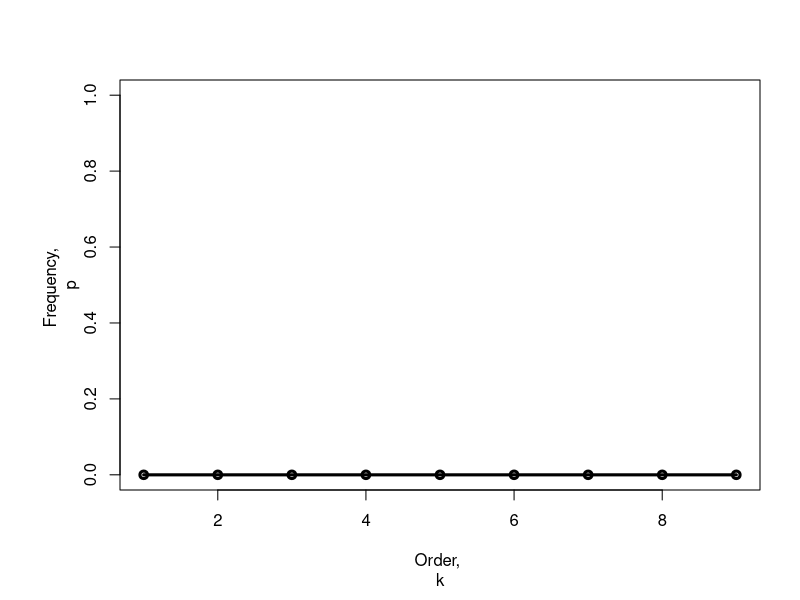
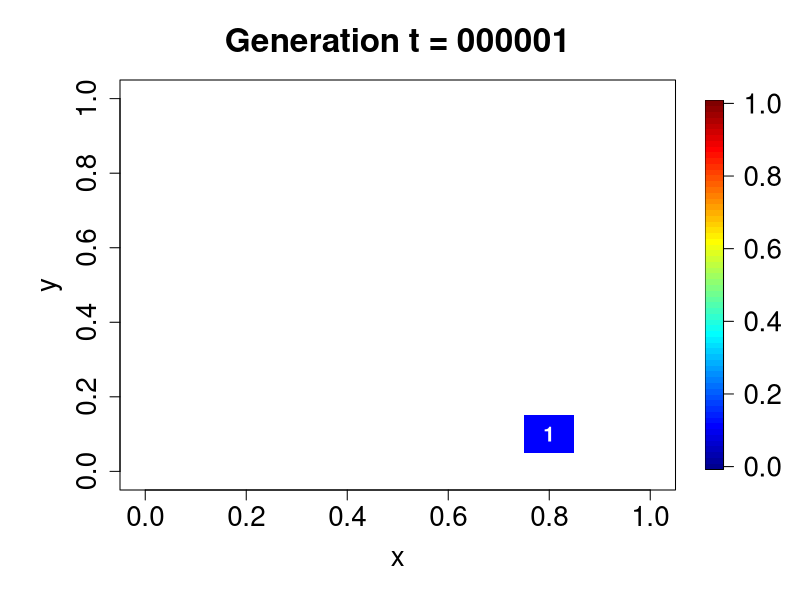
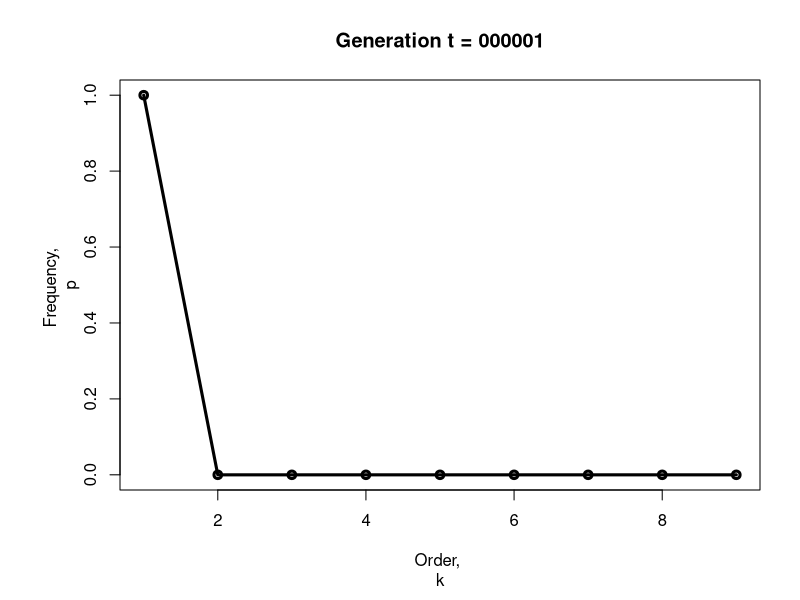
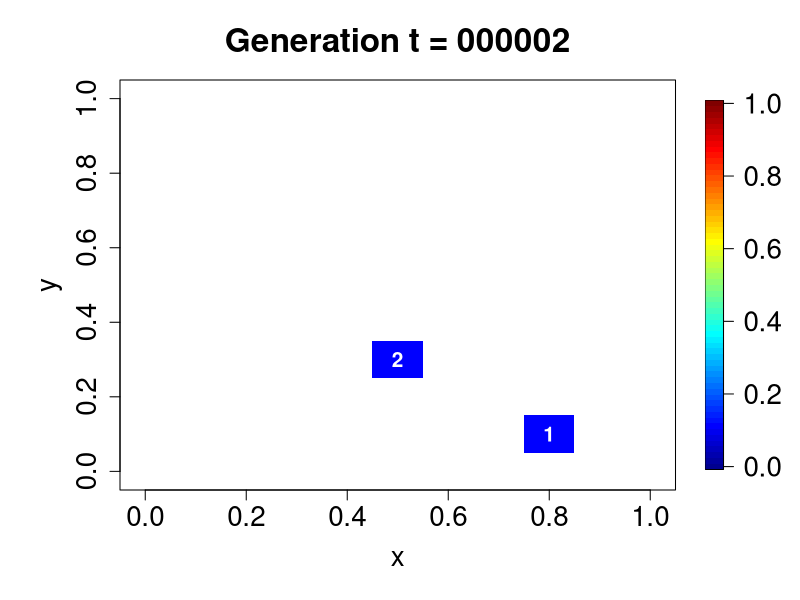
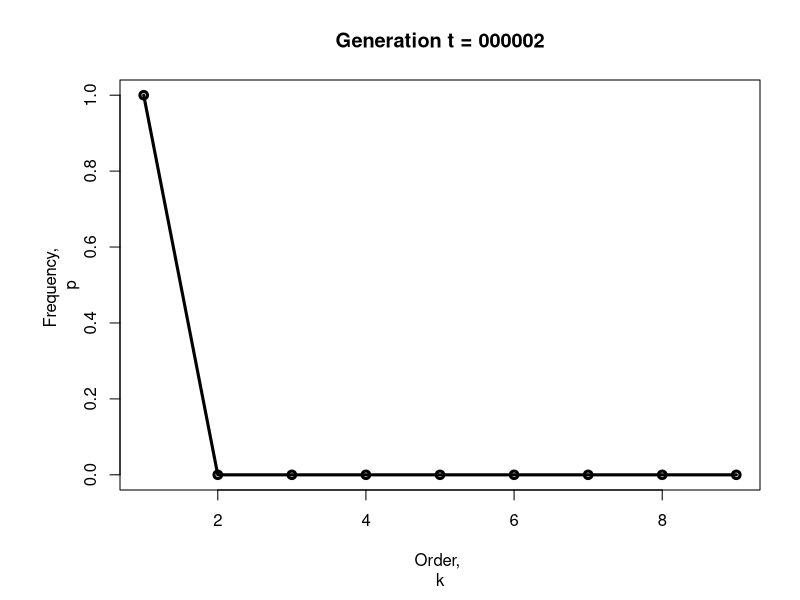
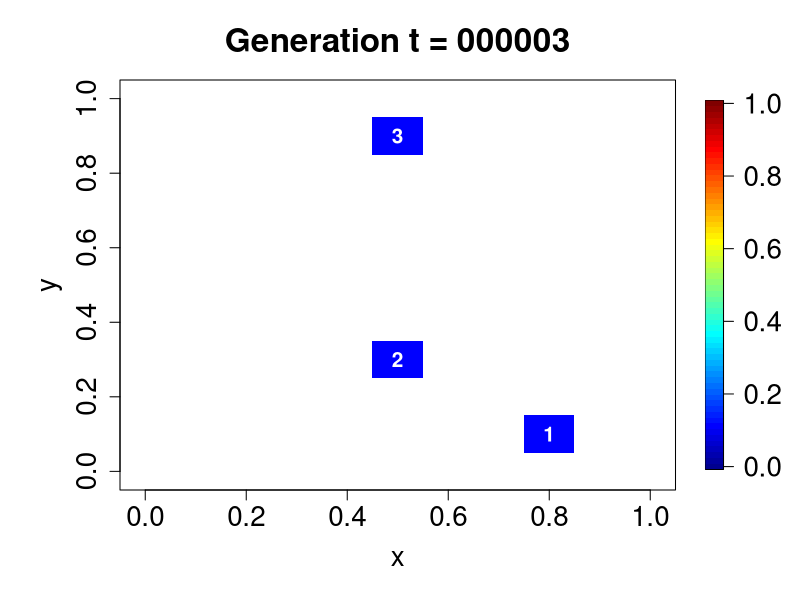
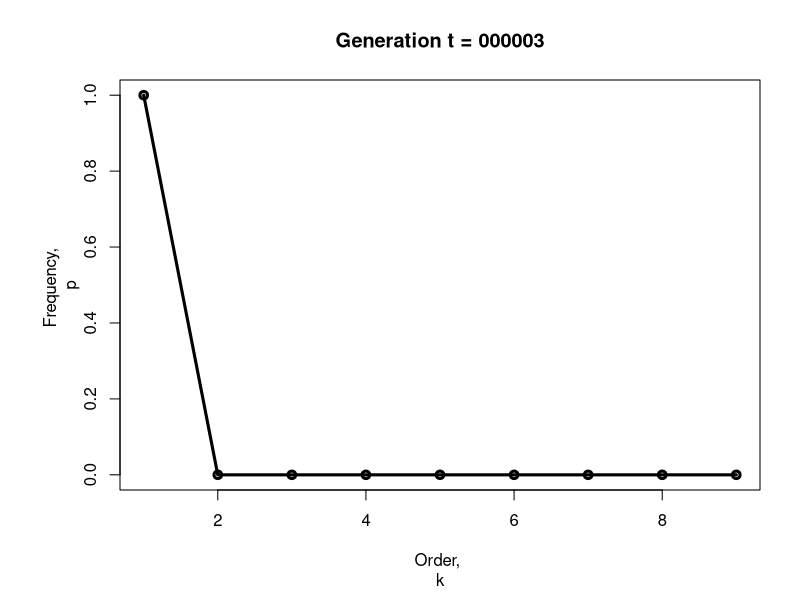
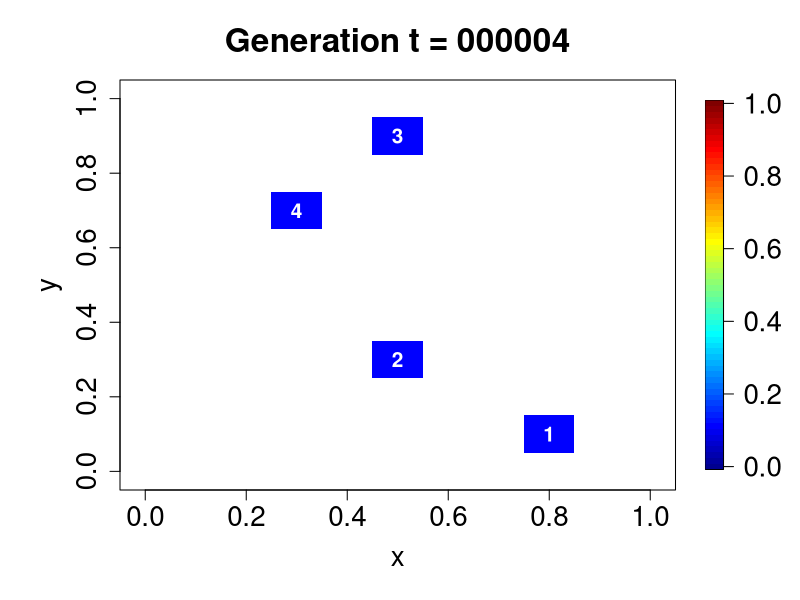

The R source for these figures, in order: (Note: this script raises an error after producing the figures.)
#==========================================================================================
# this simulation is conducted for considering an initial transition of community assembly
# from view of network science 
#==========================================================================================

###--- parameters ---###
num <- 11
sumOfPatch <- num*num 
numOfRow <- 1:num
numOfLine <- 1:num

generation <- 500

patch <- matrix(0, num, num) 
graphics_patch <- matrix(NA, num, num) 
interaction <- matrix(0, generation, generation)

orderDist <- matrix( 0, generation+1, 9 )

###--- working directory ---###
parePath = "~/originOfCommunityNetwork"

###--- initial order distribution ---###
png( paste( paste( parePath, paste("patch", formatC(0,width=6,flag="0"), sep="_"), sep="/result_orderDist/" ), "png", sep="."), 
     width=6, height=5, units = "in", res=300 
    )
par(mar=c(5.5, 6.0, 4, 2)) # margin

plot( 1:9, orderDist[1,], 
      xlim = c(1,9), ylim = c(0,1), 
      type = "o", lwd=3, 
      xlab = paste( expression( "Order, ", k ) ), ylab = paste( expression( "Frequency, ", p ) )
    )

dev.off()

###--- load library ---###
library(maps)
library(fields)

###--- simulation ---###
for( t in 1:generation){
  
  print( paste( "t =", as.character(t) ) )
  
  # immigration 
  for( i in 1:sumOfPatch ){
    
    # number chosen ramdamly from uniform distribution from 1 to num
    nRow <- as.integer( runif(1, min = 1, max = (num+1)) ) 
    nLine <- as.integer( runif(1, min = 1, max = (num+1)) ) 
      
    if( patch[nRow,nLine] <= 0 ){
      patch[nRow,nLine] <- t
      break
    }
  }
  
  # searching extinct patches  
  extinctPatch <- which(graphics_patch > 0.5, arr.ind=TRUE)
  patch[extinctPatch[,1], extinctPatch[,2]] <- 0 
  graphics_patch[extinctPatch[,1], extinctPatch[,2]] <- NA  
  
  # searching filled patches  
  filledPatch <- which(patch > 0, arr.ind=TRUE)
  #print( filledPatch )
  numOffilledPatch <- nrow(filledPatch)
  
  for( k in 1:numOffilledPatch ){
    
    sp <- patch[filledPatch[k,1], filledPatch[k,2]] 
    sumInter <- 0
    
    # creating an intraspecific interaction
    if( interaction[sp, sp] <= 0 ){
      interaction[sp, sp] <- 1
    }
    
    # creating species interactions 
    for( i in 1:3 ){
      
      rowInter <- filledPatch[k,1]-2+i
      if( rowInter > 0 &&  rowInter <= num ){
        
        for( j in 1:3 ){
          
          lineInter <- filledPatch[k,2]-2+j
          if( lineInter > 0 &&  lineInter <= num ){
            
            anotherSp <- patch[rowInter, lineInter]
            if( anotherSp > 0 ){
              interaction[sp, anotherSp] <- 0.5
              interaction[anotherSp, sp] <- 0.5
              
              sumInter <- sumInter + 1
            }
          }
        }
      }
      
      graphics_patch[filledPatch[k,1], filledPatch[k,2]] <- sumInter/9
    } 
  }
  
  ###=== graphics ===###
  png( paste( paste( parePath, paste("patch", formatC(t,width=6,flag="0"), sep="_"), sep="/result_patch/" ), "png", sep="."), 
       width=6, height=5, units = "in", res=300 
      )
  par(mar=c(5.5, 6.0, 4, 2)) # margin
  
  # originalParetto <- 
  #image.plot( graphics_patch, col= originalParetto(9) )
  
  par(ps=20)
  
  xAxis<-num-1
  yAxis<-num-1 # yMax
  colnames <- paste0("", c(seq(1, num, by=((num-1)/xAxis) )) )
  rownames <- paste0("", c(seq(1, num, by=((num-1)/yAxis) )) )
  
  #image( graphics_patch, col=rainbow(25), axes=F, 
  #       xlab="x", ylab="y", main=paste("Generation t =", formatC(t,width=6,flag="0") )
  #      ) #redblue() doesn't work on my computer.
  #axis(side=2,at=1:num,labels=rownames)
  #axis(side=1,at=1:num,labels=colnames)
  #image.plot(sample, legend.only=T)
  
  image.plot( graphics_patch, zlim=c(0,1), # xaxt="n", yaxt="n", 
              xlab="x", ylab="y", main=paste("Generation t =", formatC(t,width=6,flag="0") ) 
            )
  # filledPatch <- which(graphics_patch > 0, arr.ind=TRUE)
  par(ps=15)
  for ( i in 1:nrow(filledPatch) ) {
    text( (filledPatch[i,1]-1)/(num-1), (filledPatch[i,2]-1)/(num-1), as.character(patch[filledPatch[i,1],filledPatch[i,2]]),
          col="white", font=2
        )  # This is dummy, but required for drawing axis
  }
  #axis(side=2,at=1:num,labels=rownames)
  #axis(side=1,at=1:num,labels=colnames)
  
  dev.off()
  
  ###--- order distribution ---###
  graphics_patch2 <- graphics_patch
  graphics_patch2[which( is.na( graphics_patch2 ) )] <- 0
  for ( numOforder in 1:9 ) {
    orderDist[(t+1), numOforder] <- sum( graphics_patch2*9 == numOforder )
  }
  orderDist[(t+1),] <- orderDist[(t+1),]/sum( graphics_patch2 > 0 )
  
  png( paste( paste( parePath, paste("orderDist", formatC(t,width=6,flag="0"), sep="_"), sep="/result_orderDist/" ), "png", sep="."), 
       width=6, height=5, units = "in", res=300 
     )
  par(mar=c(5.5, 6.0, 4, 2)) # margin
  
  plot( 1:9, orderDist[(t+1),], 
        xlim = c(1,9), ylim = c(0,1), 
        type = "o", lwd=3, 
        xlab = paste( expression( "Order, ", k ) ), ylab = paste( expression( "Frequency, ", p ) ), 
        main=paste("Generation t =", formatC(t,width=6,flag="0") ) 
      )
  
  dev.off()
  
}
print( "simulation completed!" )
